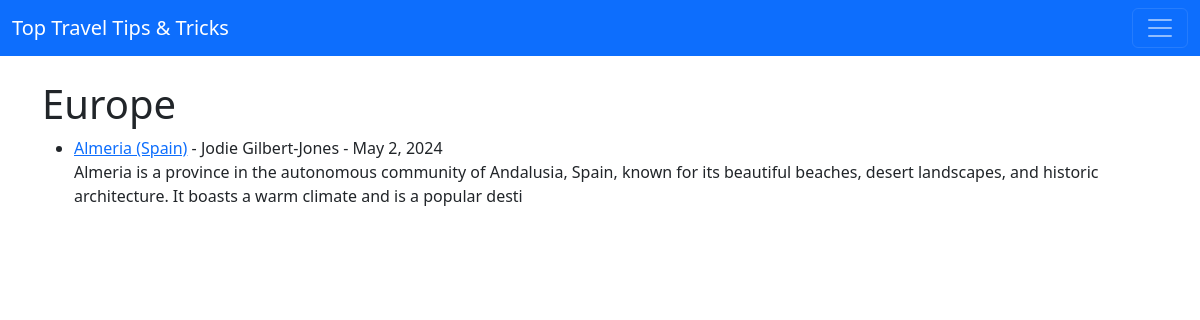
Page /category/europe/ on the committed database.
### travel_blog/models.py (models this page shows, shortened)
class Post(models.Model):
    title = models.CharField(max_length=255)
    header_image = models.ImageField(null=True, blank=True, upload_to='images/')
    title_tag = models.CharField(max_length=255)
    author = models.ForeignKey(User, on_delete=models.CASCADE)
    body = RichTextField(blank=True, null=True)
    post_date = models.DateField(auto_now_add=True)
    category = models.CharField(max_length=255)
    snippet = models.CharField(max_length=255)
    likes = models.ManyToManyField(User, related_name='blog_posts')

### travel_blog/views.py (the view)
# urls.py: path('category/<str:cats>/', CategoryView, name='category'),
def CategoryView(request, cats):
    category_posts = Post.objects.filter(category=cats.replace('-', ' '))
    return render(request, 'categories.html', {'cats':cats.title().replace('-', ' '), 'category_posts':category_posts})

### travel_blog/templates/categories.html (shortened to what this page needs)
{% extends 'base.html' %}
{% block content %}
{% if category_posts %}
    <h1>{{ cats }}</h1>
    <ul>
    {% for post in category_posts %}
    <li> <a href="{% url 'article-detail' post.pk %}">{{ post.title }}</a> -
        {{ post.author.first_name }} {{ post.author.last_name }} - {{ post.post_date }}
    </small><br/>
    {{ post.body|slice:":200"|safe }}</li>
    {% endfor %}
    </ul>
{% else %}
    <h2>Sorry this page does no exist, please log in</h2>
{% endif %}
{% endblock %}

### rows in the picture
Post: category "Europe", title "Almeria (Spain)", author.first_name "Jodie", author.last_name "Gilbert-Jones", post_date "May 2, 2024", body "Almeria is a province in the autonomous community of Andalusia, Spain, known for its beautiful beaches, desert landscapes, and historic architecture. It boasts a warm climate and is a popular desti"
